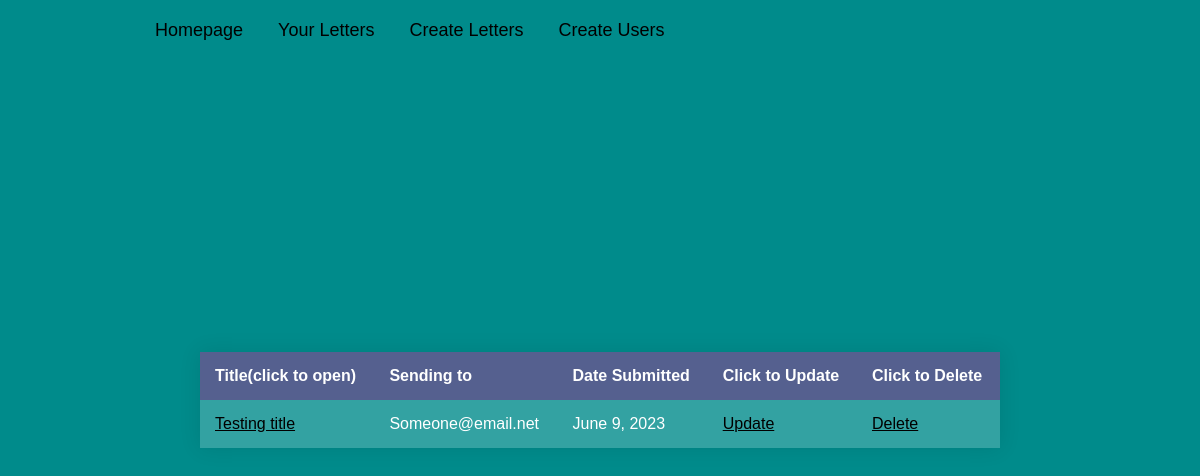
The app's page /letter, older data.
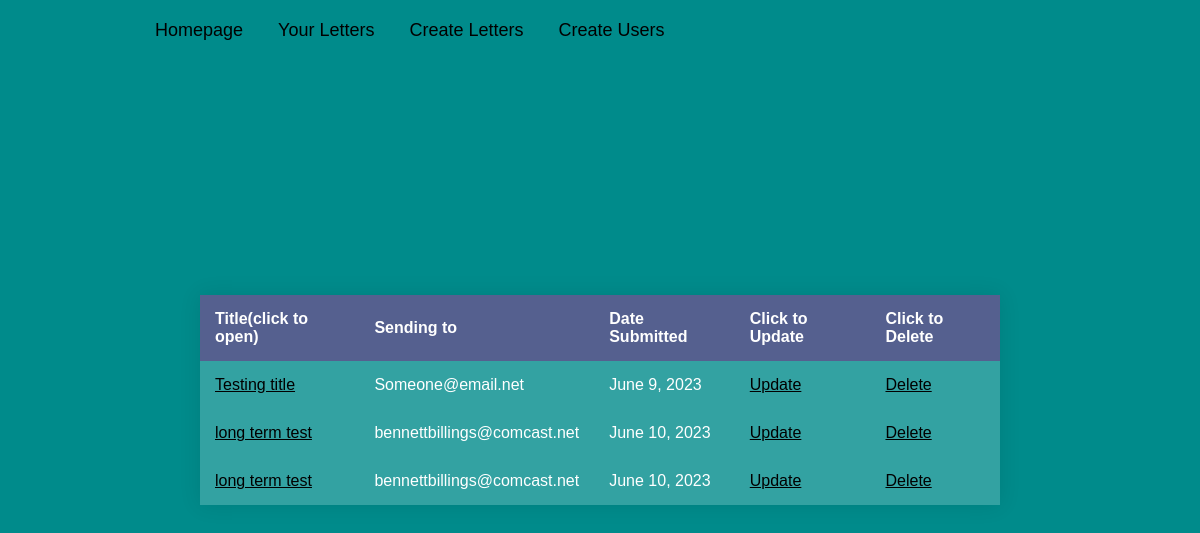
The same page, newer data.
### letter/models.py (models this page shows, shortened)
class Letter(models.Model):
    first_name = models.CharField(max_length=30, null=True)
    last_name = models.CharField(max_length=30, null=True)
    send_to = models.EmailField()
    title = models.CharField(max_length=50)
    content = models.TextField()
    ending = models.CharField(max_length=50)
    date_to_send = models.DateField()
    submitted = models.DateField(auto_now_add=True)
    class Meta:
        ordering = ['submitted']

### letter/views.py (the view)
# urls.py: path('letter', views.LetterView.as_view(), name='letter'),
class LetterView(ListView):
    template_name = 'letter/letter.html'
    model = Letter

### letter/templates/letter/letter.html (shortened to what this page needs)
{% extends 'base.html' %}
{% load static %}
{% block content %}
    <div class="container">
        <table class="letter-table">
            <thead>
                <tr>
                    <th>Title(click to open)</th>
                    <th>Sending to</th>
                    <th>Date Submitted</th>
                    <th>Click to Update</th>
                    <th>Click to Delete</th>
                </tr>
            </thead>
            <tbody>
            {% for letter in object_list %}
                <tr>
                    <td><a id="view_content_letter" class="nav-view_content-a{% if request.path == content_view_letter %} current-page{% endif %}" href="{% url 'content_view_letter' letter.id %}">{{ letter.title }}</a></td>
                    <td>{{ letter.send_to }}</td>
                    <td>{{ letter.submitted }}</td>
                    <td><a id="update-letter-a" class="nav-update-a{% if request.path == update_letter %} current-page{% endif %}" href="{% url 'update_letter' letter.id %}">Update</a></td>
                    <td><a id="delete-letter-a" class="nav-delete-a{% if request.path == delete_letter %} current-page{% endif %}" href="{% url 'delete_letter' letter.id %}">Delete</a></td>
                </tr>
            {% endfor %}
            </tbody>
        </table>
    </div>
{% endblock content %}

Row changes from the older to the newer data that the page shows:
added Letter: title "long term test", send_to "bennettbillings@comcast.net", submitted "June 10, 2023"
added Letter: title "long term test", send_to "bennettbillings@comcast.net", submitted "June 10, 2023"
